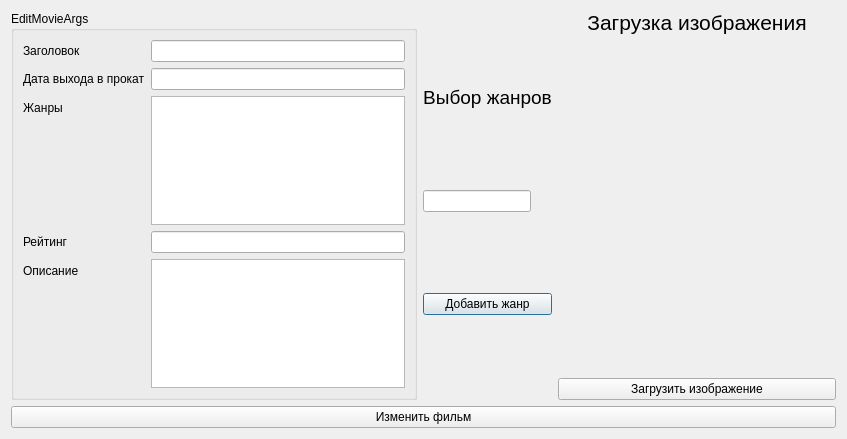
<?xml version="1.0" encoding="UTF-8"?>
<ui version="4.0">
 <class>EditMovieWindow</class>
 <widget class="QDialog" name="EditMovieWindow">
  <property name="geometry">
   <rect>
    <x>0</x>
    <y>0</y>
    <width>847</width>
    <height>439</height>
   </rect>
  </property>
  <property name="windowTitle">
   <string>Dialog</string>
  </property>
  <layout class="QVBoxLayout" name="verticalLayout_3">
   <item>
    <layout class="QHBoxLayout" name="horizontalLayout_2">
     <item>
      <widget class="QGroupBox" name="groupBox">
       <property name="title">
        <string>EditMovieArgs</string>
       </property>
       <layout class="QHBoxLayout" name="horizontalLayout">
        <item>
         <layout class="QFormLayout" name="formLayout">
          <item row="0" column="0">
           <widget class="QLabel" name="label">
            <property name="text">
             <string>Заголовок</string>
            </property>
           </widget>
          </item>
          <item row="0" column="1">
           <widget class="QLineEdit" name="editTitle"/>
          </item>
          <item row="1" column="1">
           <widget class="QLineEdit" name="editDate"/>
          </item>
          <item row="1" column="0">
           <widget class="QLabel" name="label_2">
            <property name="text">
             <string>Дата выхода в прокат</string>
            </property>
           </widget>
          </item>
          <item row="2" column="0">
           <widget class="QLabel" name="label_3">
            <property name="text">
             <string>Жанры</string>
            </property>
           </widget>
          </item>
          <item row="3" column="0">
           <widget class="QLabel" name="label_4">
            <property name="text">
             <string>Рейтинг</string>
            </property>
           </widget>
          </item>
          <item row="4" column="0">
           <widget class="QLabel" name="label_5">
            <property name="text">
             <string>Описание</string>
            </property>
           </widget>
          </item>
          <item row="2" column="1">
           <widget class="QListWidget" name="editGenresList"/>
          </item>
          <item row="3" column="1">
           <widget class="QLineEdit" name="editRating"/>
          </item>
          <item row="4" column="1">
           <widget class="QTextEdit" name="editDescription"/>
          </item>
         </layout>
        </item>
       </layout>
      </widget>
     </item>
     <item>
      <layout class="QVBoxLayout" name="verticalLayout">
       <item>
        <widget class="QLabel" name="label_6">
         <property name="sizePolicy">
          <sizepolicy hsizetype="Preferred" vsizetype="Fixed">
           <horstretch>0</horstretch>
           <verstretch>0</verstretch>
          </sizepolicy>
         </property>
         <property name="font">
          <font>
           <pointsize>14</pointsize>
          </font>
         </property>
         <property name="text">
          <string>Выбор жанров</string>
         </property>
         <property name="alignment">
          <set>Qt::AlignCenter</set>
         </property>
        </widget>
       </item>
       <item>
        <widget class="QLineEdit" name="editGenre">
         <property name="sizePolicy">
          <sizepolicy hsizetype="Fixed" vsizetype="Fixed">
           <horstretch>0</horstretch>
           <verstretch>0</verstretch>
          </sizepolicy>
         </property>
        </widget>
       </item>
       <item>
        <widget class="QPushButton" name="addGenreButton">
         <property name="sizePolicy">
          <sizepolicy hsizetype="Minimum" vsizetype="Fixed">
           <horstretch>0</horstretch>
           <verstretch>0</verstretch>
          </sizepolicy>
         </property>
         <property name="text">
          <string>Добавить жанр</string>
         </property>
        </widget>
       </item>
       <item>
        <spacer name="verticalSpacer">
         <property name="orientation">
          <enum>Qt::Vertical</enum>
         </property>
         <property name="sizeType">
          <enum>QSizePolicy::Fixed</enum>
         </property>
         <property name="sizeHint" stdset="0">
          <size>
           <width>20</width>
           <height>10</height>
          </size>
         </property>
        </spacer>
       </item>
      </layout>
     </item>
     <item>
      <layout class="QVBoxLayout" name="verticalLayout_2">
       <item>
        <widget class="QLabel" name="label_7">
         <property name="maximumSize">
          <size>
           <width>16777215</width>
           <height>23</height>
          </size>
         </property>
         <property name="font">
          <font>
           <pointsize>16</pointsize>
          </font>
         </property>
         <property name="text">
          <string>Загрузка изображения</string>
         </property>
         <property name="alignment">
          <set>Qt::AlignCenter</set>
         </property>
        </widget>
       </item>
       <item>
        <widget class="QLabel" name="poster">
         <property name="sizePolicy">
          <sizepolicy hsizetype="Expanding" vsizetype="Expanding">
           <horstretch>0</horstretch>
           <verstretch>0</verstretch>
          </sizepolicy>
         </property>
         <property name="minimumSize">
          <size>
           <width>278</width>
           <height>330</height>
          </size>
         </property>
         <property name="font">
          <font>
           <pointsize>9</pointsize>
          </font>
         </property>
         <property name="text">
          <string/>
         </property>
         <property name="alignment">
          <set>Qt::AlignCenter</set>
         </property>
        </widget>
       </item>
       <item>
        <widget class="QPushButton" name="loadPosterButton">
         <property name="text">
          <string>Загрузить изображение</string>
         </property>
        </widget>
       </item>
      </layout>
     </item>
    </layout>
   </item>
   <item>
    <widget class="QPushButton" name="editMovieButton">
     <property name="text">
      <string>Изменить фильм</string>
     </property>
    </widget>
   </item>
  </layout>
 </widget>
 <resources/>
 <connections/>
</ui>
